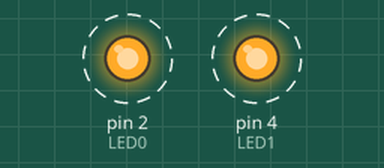
Simulated run of this sketch. Board: Arduino Uno, built with avr-gcc and run on an emulated ATmega328P. On the bench: output pins drawn as LEDs (lit = HIGH). Dashed ring = blinking.

Above: at 0.2 s.
Timing chart, 0 to 4.6 s (numbered marks = the images above):
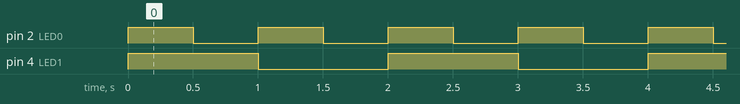

The sketch:

sketch_DoisLeds.ino
```cpp
#define LED0 2
#define LED1 4

void setup() {
  // put your setup code here, to run once:
  pinMode(LED0, OUTPUT);
  pinMode(LED1, OUTPUT);
}

void handleTurn(bool on, bool changeAll) {
  if(changeAll) {
    digitalWrite(LED0, on ? HIGH : LOW);
    digitalWrite(LED1, on ? HIGH : LOW);
  } else {
    digitalWrite(LED0, on ? HIGH : LOW);
    digitalWrite(LED1, !on ? HIGH : LOW);
  }

  delay(500);
}

void loop() {
  // put your main code here, to run repeatedly:
  handleTurn(true, true);
  handleTurn(false, false);
  handleTurn(true, false);
  handleTurn(false, true);
}
```

Measured:
- by itself, pin 2 (LED0): alternates HIGH for 0.50 s and LOW for 0.50 s
- by itself, pin 4 (LED1): alternates HIGH for 1.0 s and LOW for 1.0 s
- by itself, everything shown: repeats every 2.0 s, in 4 steps
